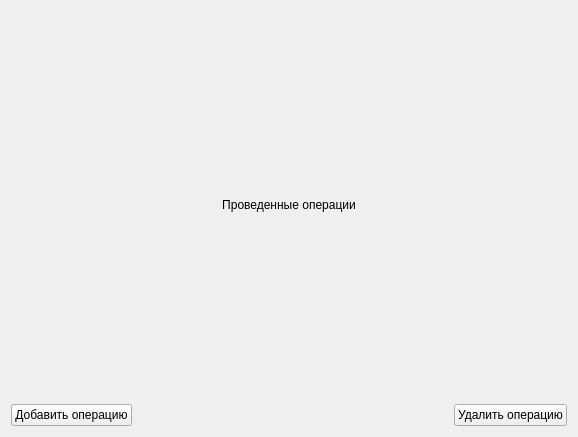
<?xml version="1.0" encoding="UTF-8"?>
<ui version="4.0">
 <class>OperationsWindow</class>
 <widget class="QWidget" name="OperationsWindow">
  <property name="geometry">
   <rect>
    <x>0</x>
    <y>0</y>
    <width>578</width>
    <height>437</height>
   </rect>
  </property>
  <property name="windowTitle">
   <string>Form</string>
  </property>
  <layout class="QVBoxLayout" name="verticalLayout_2">
   <property name="sizeConstraint">
    <enum>QLayout::SetDefaultConstraint</enum>
   </property>
   <item>
    <layout class="QVBoxLayout" name="verticalLayout" stretch="0">
     <property name="sizeConstraint">
      <enum>QLayout::SetDefaultConstraint</enum>
     </property>
     <item>
      <widget class="QLabel" name="label">
       <property name="text">
        <string>Проведенные операции</string>
       </property>
       <property name="alignment">
        <set>Qt::AlignCenter</set>
       </property>
      </widget>
     </item>
    </layout>
   </item>
   <item>
    <layout class="QHBoxLayout" name="horizontalLayout">
     <property name="sizeConstraint">
      <enum>QLayout::SetDefaultConstraint</enum>
     </property>
     <item>
      <widget class="QPushButton" name="addOperationButton">
       <property name="text">
        <string>Добавить операцию</string>
       </property>
      </widget>
     </item>
     <item>
      <spacer name="horizontalSpacer">
       <property name="orientation">
        <enum>Qt::Horizontal</enum>
       </property>
       <property name="sizeType">
        <enum>QSizePolicy::Expanding</enum>
       </property>
       <property name="sizeHint" stdset="0">
        <size>
         <width>40</width>
         <height>20</height>
        </size>
       </property>
      </spacer>
     </item>
     <item>
      <widget class="QPushButton" name="deleteOperationButton">
       <property name="text">
        <string>Удалить операцию</string>
       </property>
      </widget>
     </item>
    </layout>
   </item>
  </layout>
 </widget>
 <resources/>
 <connections/>
</ui>
